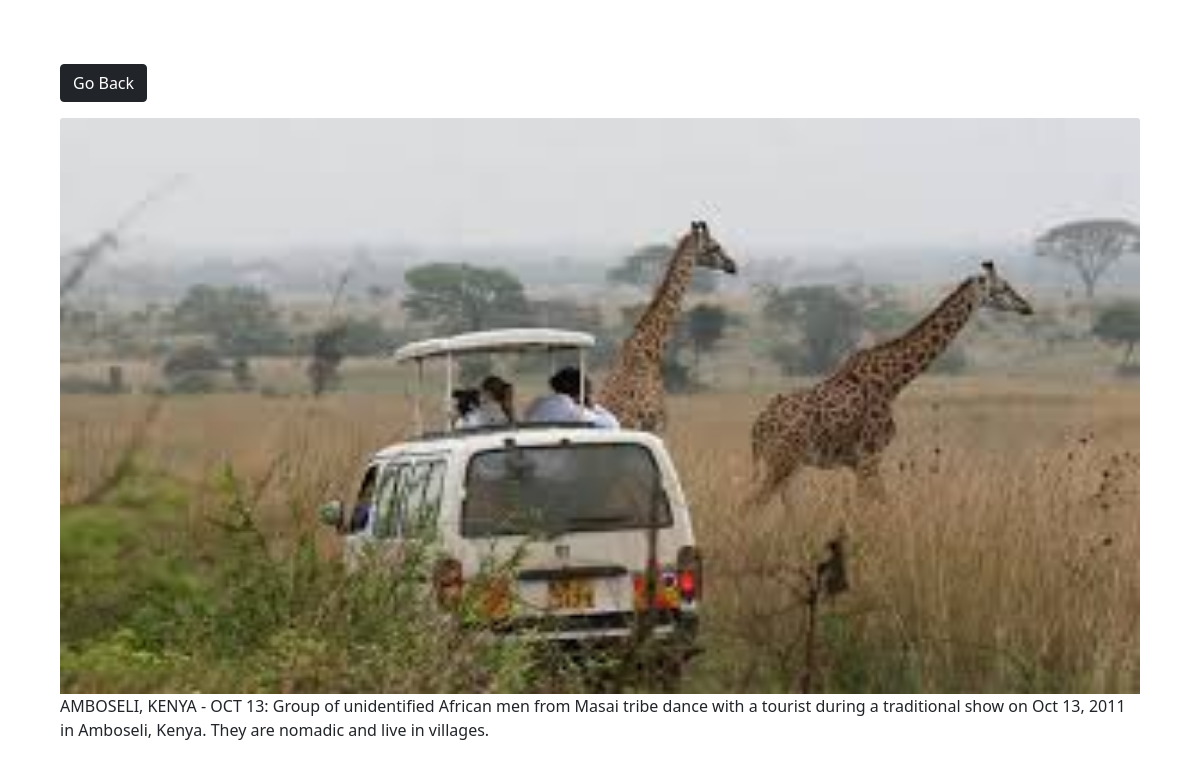
/photo/15/, run on the app's committed database.
### photos/models.py (models this page shows, shortened)
class Photo(models.Model):
    category = models.ForeignKey(Category,on_delete=models.SET_NULL,null=True,blank=True)
    image = models.ImageField(null=False, blank=False)
    description = models.TextField(max_length=500,null=False, blank=False)

### photos/views.py (the view)
# urls.py: path('photo/<str:pk>/',views.viewPhoto,name='photo'),
def viewPhoto(request,pk):
    photo = Photo.objects.get(id=pk)
    return render(request, 'photos/photo.html',{'photo':photo})

### photos/templates/photos/photo.html (shortened to what this page needs)
<!DOCTYPE html>
<html lang="en">
<head>
    <link href="https://cdn.jsdelivr.net/npm/bootstrap@5.0.2/dist/css/bootstrap.min.css" rel="stylesheet">
</head>
<body class="m-5">
    <div class="container">
        <div class="row justify-content-center">
            <div class="col">
                <a class="btn btn-dark my-3" href="{% url 'gallery' %}">Go Back</a>
                <div style="height: 90vh;">
                    <img style="max-width: 100%;max-height: 80%;" src="{{ photo.image.url}}" class="card-img-top" alt="...">
                    <p>{{ photo.description }}</p>
                </div>
            </div>
        </div>
    </div>
</body>
</html>

### data on the page
Photo: image (picture), description "AMBOSELI, KENYA - OCT 13: Group of unidentified African men from Masai tribe dance with a tourist during a traditional show on Oct 13, 2011 in Amboseli, Kenya. They are nomadic and live in villages."
